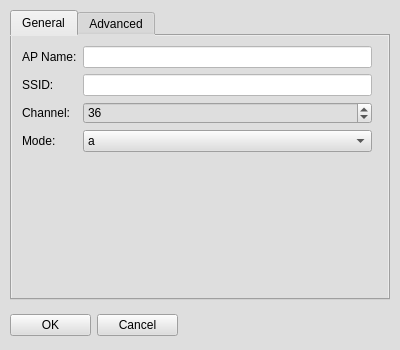
<?xml version="1.0" encoding="UTF-8"?>
<ui version="4.0">
 <class>MainWindow</class>
 <widget class="QMainWindow" name="MainWindow">
  <property name="geometry">
   <rect>
    <x>0</x>
    <y>0</y>
    <width>400</width>
    <height>350</height>
   </rect>
  </property>
  <property name="windowTitle">
   <string>AP Properties</string>
  </property>
  <property name="styleSheet">
   <string notr="true">background-color: rgb(222, 222, 222);</string>
  </property>
  <widget class="QWidget" name="centralwidget">
   <widget class="QTabWidget" name="tabWidget">
    <property name="geometry">
     <rect>
      <x>10</x>
      <y>10</y>
      <width>380</width>
      <height>290</height>
     </rect>
    </property>
    <property name="currentIndex">
     <number>0</number>
    </property>
    <widget class="QWidget" name="tab">
     <attribute name="title">
      <string>General</string>
     </attribute>
     <widget class="QWidget" name="formLayoutWidget_5">
      <property name="geometry">
       <rect>
        <x>10</x>
        <y>10</y>
        <width>350</width>
        <height>200</height>
       </rect>
      </property>
      <layout class="QFormLayout" name="formLayout_5">
       <item row="0" column="0">
        <widget class="QLabel" name="label_21">
         <property name="text">
          <string>AP Name:</string>
         </property>
        </widget>
       </item>
       <item row="0" column="1">
        <widget class="QLineEdit" name="AP_Name">
         <property name="styleSheet">
          <string notr="true">background-color: rgb(255, 255, 255);</string>
         </property>
        </widget>
       </item>
       <item row="1" column="0">
        <widget class="QLabel" name="label_22">
         <property name="text">
          <string>SSID:</string>
         </property>
        </widget>
       </item>
       <item row="1" column="1">
        <widget class="QLineEdit" name="AP_SSID">
         <property name="styleSheet">
          <string notr="true">background-color: rgb(255, 255, 255);</string>
         </property>
        </widget>
       </item>
       <item row="2" column="0">
        <widget class="QLabel" name="label_23">
         <property name="text">
          <string>Channel:</string>
         </property>
        </widget>
       </item>
       <item row="2" column="1">
        <widget class="QSpinBox" name="AP_Channel">
         <property name="minimum">
          <number>1</number>
         </property>
         <property name="maximum">
          <number>165</number>
         </property>
         <property name="value">
          <number>36</number>
         </property>
        </widget>
       </item>
       <item row="3" column="0">
        <widget class="QLabel" name="label_24">
         <property name="text">
          <string>Mode:</string>
         </property>
        </widget>
       </item>
       <item row="3" column="1">
        <widget class="QComboBox" name="AP_Mode">
         <item>
          <property name="text">
           <string>a</string>
          </property>
         </item>
         <item>
          <property name="text">
           <string>b</string>
          </property>
         </item>
         <item>
          <property name="text">
           <string>g</string>
          </property>
         </item>
         <item>
          <property name="text">
           <string>n</string>
          </property>
         </item>
         <item>
          <property name="text">
           <string>ac</string>
          </property>
         </item>
        </widget>
       </item>
      </layout>
     </widget>
    </widget>
    <widget class="QWidget" name="tab_2">
     <attribute name="title">
      <string>Advanced</string>
     </attribute>
     <widget class="QWidget" name="formLayoutWidget_3">
      <property name="geometry">
       <rect>
        <x>0</x>
        <y>0</y>
        <width>261</width>
        <height>89</height>
       </rect>
      </property>
      <layout class="QFormLayout" name="formLayout_3">
       <item row="0" column="0">
        <widget class="QLabel" name="label_25">
         <property name="text">
          <string>Country Code:</string>
         </property>
        </widget>
       </item>
       <item row="0" column="1">
        <widget class="QLineEdit" name="AP_CountryCode">
         <property name="styleSheet">
          <string notr="true">background-color: rgb(255, 255, 255);</string>
         </property>
        </widget>
       </item>
       <item row="1" column="0">
        <widget class="QLabel" name="label_26">
         <property name="text">
          <string>Tx Power:</string>
         </property>
        </widget>
       </item>
       <item row="1" column="1">
        <widget class="QSpinBox" name="AP_TxPower">
         <property name="minimum">
          <number>1</number>
         </property>
         <property name="maximum">
          <number>30</number>
         </property>
         <property name="value">
          <number>20</number>
         </property>
        </widget>
       </item>
       <item row="2" column="0">
        <widget class="QLabel" name="label_27">
         <property name="text">
          <string>Channel Width:</string>
         </property>
        </widget>
       </item>
       <item row="2" column="1">
        <widget class="QComboBox" name="AP_ChannelWidth">
         <item>
          <property name="text">
           <string>20 MHz</string>
          </property>
         </item>
         <item>
          <property name="text">
           <string>40 MHz</string>
          </property>
         </item>
         <item>
          <property name="text">
           <string>80 MHz</string>
          </property>
         </item>
         <item>
          <property name="text">
           <string>160 MHz</string>
          </property>
         </item>
        </widget>
       </item>
      </layout>
     </widget>
    </widget>
   </widget>
   <widget class="QWidget" name="gridLayoutWidget">
    <property name="geometry">
     <rect>
      <x>10</x>
      <y>310</y>
      <width>168</width>
      <height>31</height>
     </rect>
    </property>
    <layout class="QGridLayout" name="gridLayout">
     <item row="0" column="0">
      <widget class="QPushButton" name="AP_OKButton">
       <property name="text">
        <string>OK</string>
       </property>
      </widget>
     </item>
     <item row="0" column="1">
      <widget class="QPushButton" name="AP_CancelButton">
       <property name="text">
        <string>Cancel</string>
       </property>
      </widget>
     </item>
    </layout>
   </widget>
  </widget>
 </widget>
 <resources/>
 <connections/>
</ui>
